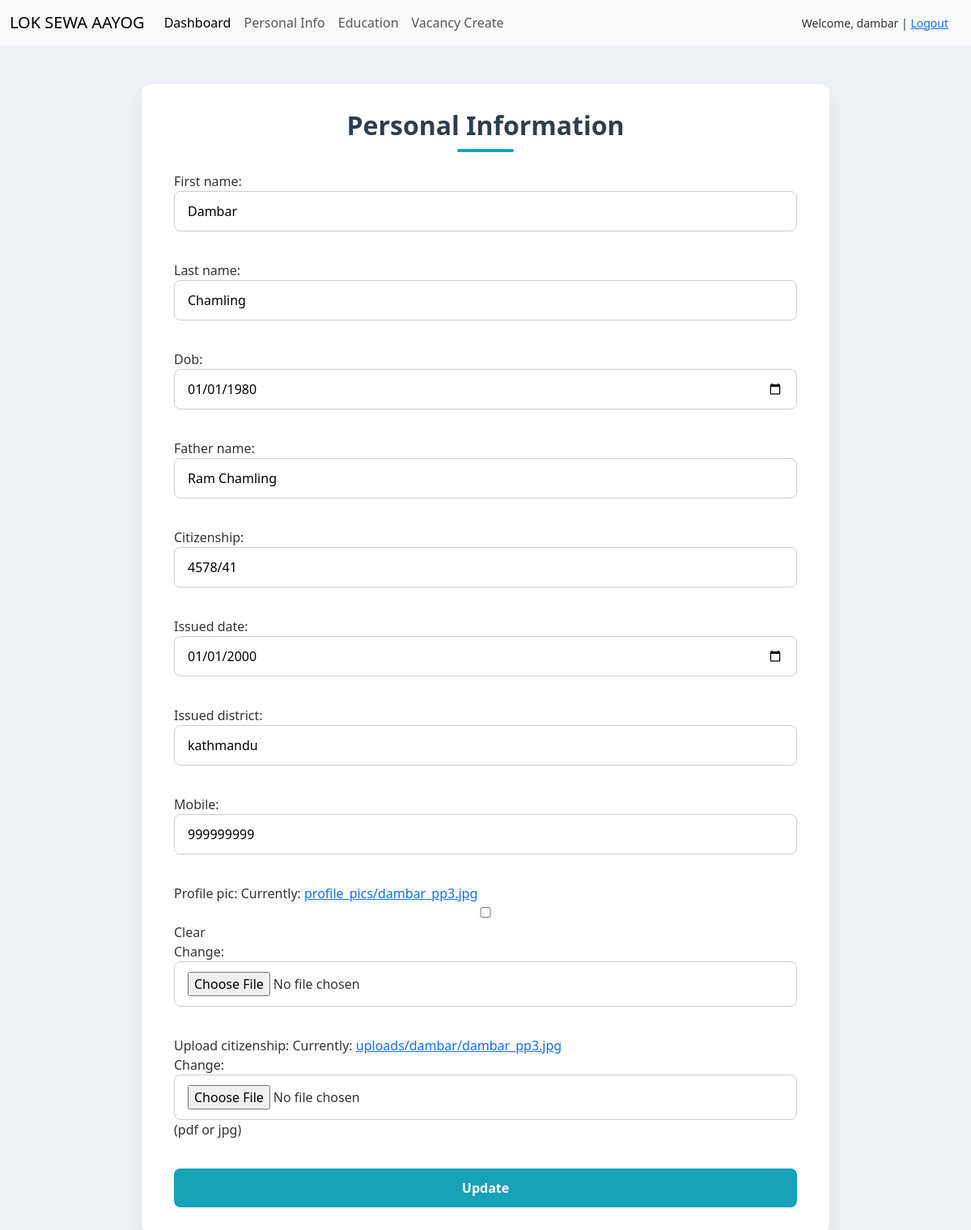
/update-personalinfo/12/ (signed in), run on the app's committed database.
### vacancyapp/models.py (models this page shows, shortened)
class ApplicantInfo(models.Model):
    user = models.OneToOneField(User, on_delete=models.CASCADE)
    first_name = models.CharField(max_length=100)
    last_name = models.CharField(max_length=50)
    dob = models.DateField(null=True, blank=True)
    father_name = models.CharField(max_length=100)
    citizenship = models.CharField(max_length=50)
    issued_date = models.DateField(blank=True, null=True)
    issued_district = models.CharField(max_length=50, blank=True)
    mobile = models.CharField(max_length=15, unique=True)
    profile_pic = models.ImageField(upload_to='profile_pics/', blank=True, null=True)
    upload_citizenship = models.FileField(
        upload_to=user_directory_path,
        validators=[validate_file_extension],
        help_text="(pdf or jpg)"
    )

### vacancyapp/views.py (the view, shortened to what this page needs)
# urls.py: path('update-personalinfo/<int:pk>/', UpdatePersonalInfo.as_view(), name='update_personalinfo'),
class UpdatePersonalInfo(LoginRequiredMixin, UserPassesTestMixin, UpdateView):
    model = ApplicantInfo
    form_class = ApplicantInfoForm
    template_name = 'applicant/update_personalinfo.html'
    def test_func(self):
        application = self.get_object()
        return self.request.user == application.user

### vacancyapp/forms.py
class ApplicantInfoForm(forms.ModelForm):
    dob = forms.DateField(widget=forms.DateInput(attrs={'type': 'date'}))  # Date picker
    issued_date = forms.DateField(widget=forms.DateInput(attrs={'type': 'date'}))  # Date picker
    class Meta:
        unique_together = ('user', 'applied_to') #Prevent duplicates application
        model = ApplicantInfo
        fields = ['first_name','last_name','dob','father_name','citizenship','issued_date','issued_district','mobile','profile_pic', 'upload_citizenship']

### templates/applicant/update_personalinfo.html (shortened to what this page needs)
{% extends 'applicant/applicant_base.html' %}
{% load static %}
{% block css %} <link rel="stylesheet" href="{% static 'css/update_personalinfo.css' %}"> {% endblock css %}
{% block body %}
   <div class="container">
    <h2>Personal Information</h2>
    <form method="post" enctype="multipart/form-data">
      {{ form.as_p }}
      <button type="submit">Update</button>
    </form>
   </div>
{% endblock body %}

### templates/applicant/applicant_base.html (shortened to what this page needs)
<!doctype html>
<html lang="en">
  <head>
    <link href="https://cdn.jsdelivr.net/npm/bootstrap@5.3.3/dist/css/bootstrap.min.css" rel="stylesheet">
    {% block css %}     {% endblock css %}
  </head>
  <body>
    <nav class="navbar navbar-expand-lg bg-light">
        <div class="container-fluid">
          <a class="navbar-brand" href="#">LOK SEWA AAYOG</a>
          <div class="collapse navbar-collapse" id="navbarSupportedContent">
            <ul class="navbar-nav me-auto mb-2 mb-lg-0 justify-content-center">
              <li class="nav-item">
                <a class="nav-link active" aria-current="page" href="{% url 'applicant_dashboard' %}">Dashboard</a>
              </li>
              <li class="nav-item">
                <a class="nav-link" href="{% url 'personal_info' %}">Personal Info</a>
              </li>
              <li class="nav-item">
                <a class="nav-link" href="{% url 'education_info' %}">Education</a>
              </li>
             {% if not has_applied|default:False %}
                <li class="nav-item">
                  <a class="nav-link" href="{% url 'vacancy_create' %}">Vacancy Create</a>
                </li>
             {% else %}
                <li class="nav-item">
                  <a class="nav-link" href="{% url 'vacancy_list' %}">Vacancy List</a>
                </li>
             {% endif %}
            </ul>
            <div class="d-flex align-items-center">
              <small class="me-3">Welcome, {{ user.username }} | <a href="{% url 'logout' %}">Logout</a></small>
            </div>
          </div>
        </div>
      </nav>
      {% block body %}{% endblock body %}
  </body>
</html>

### static/css/update_personalinfo.css (style rules this page uses)
body { background-color: #eef2f7; font-family: 'Segoe UI', Tahoma, Geneva, Verdana, sans-serif; color: #333; margin: 0; padding: 0; }
.container { max-width: 850px; margin: 3rem auto; background-color: #fff; padding: 2rem 2.5rem; border-radius: 12px; box-shadow: 0 12px 25px rgba(0, 0, 0, 0.08); animation: fadeInSlide 0.5s ease-in-out; }
h2 { text-align: center; color: #2d3e50; font-weight: 700; margin-bottom: 1.5rem; position: relative; }
h2::after { content: ''; display: block; width: 70px; height: 4px; background-color: #17a2b8; margin: 10px auto 0; border-radius: 5px; }
form { display: flex; flex-direction: column; gap: 1.25rem; }
form input, form select, form textarea { padding: 0.75rem 1rem; font-size: 1rem; border-radius: 8px; border: 1px solid #ccc; transition: border-color 0.3s, box-shadow 0.3s; width: 100%; }
button[type="submit"] { background-color: #17a2b8; color: #fff; font-weight: 600; padding: 0.75rem; font-size: 1rem; border-radius: 8px; border: none; cursor: pointer; transition: background-color 0.3s ease; }

### data on the page
ApplicantInfo: first_name "Dambar", last_name "Chamling", dob "01/01/1980", father_name "Ram Chamling", citizenship "4578/41", issued_date "01/01/2000", issued_district "kathmandu", mobile "999999999"

### other printed values
{{ user.username }} "dambar"
